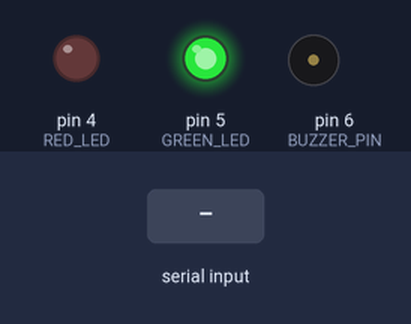
Recording of a sketch running on a simulated Arduino Uno, built with avr-gcc and run on an emulated ATmega328P. Shown: output pins drawn as LEDs (lit = HIGH), buzzer (waves = sounding, pin HIGH). The inputs (shaded band) are chosen by the test bench.

Above: at 1.2 s.
1.3 s: "ALERTE\n" received over Serial
At 2.5 s:
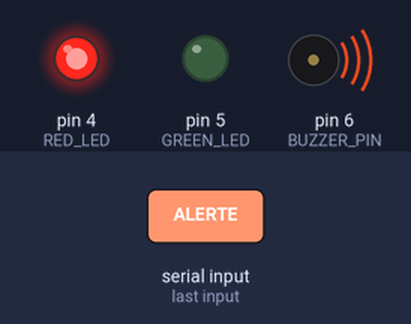
Timing chart, 0 to 4.3 s (numbered marks = the images above; inputs shaded):
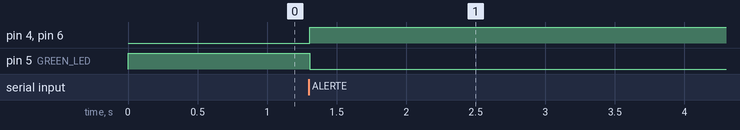

The sketch:

SmartFridge.ino
```cpp
#include <DHT.h>

#define DHTPIN 2
#define DHTTYPE DHT11

#define GREEN_LED 5
#define RED_LED 4
#define BUZZER_PIN 6

DHT dht(DHTPIN, DHTTYPE);
unsigned long lastSend = 0;

void setup() {
  pinMode(GREEN_LED, OUTPUT);
  pinMode(RED_LED, OUTPUT);
  pinMode(BUZZER_PIN, OUTPUT);

  digitalWrite(GREEN_LED, HIGH);
  digitalWrite(RED_LED, LOW);
  digitalWrite(BUZZER_PIN, LOW);

  Serial.begin(9600);
  dht.begin();
}

void loop() {
  if (Serial.available()) {
    String msg = Serial.readStringUntil('\n');
    msg.trim();
    if (msg == "ALERTE") {
      digitalWrite(GREEN_LED, LOW);
      digitalWrite(RED_LED, HIGH);
      digitalWrite(BUZZER_PIN, HIGH);
    }
  }

  if (millis() - lastSend > 10000) {
    float temp = dht.readTemperature();
    if (!isnan(temp)) {
      Serial.print("TEMP:");
      Serial.println(temp); // ✅ No prefix, only TEMP:xx.xx
    }
    lastSend = millis();
  }
}
```

Measured:
- after the input at 1.3 s, pin 4 (RED_LED), pin 6 (BUZZER_PIN): LOW → HIGH at once; pin 5 (GREEN_LED): HIGH → LOW at once
